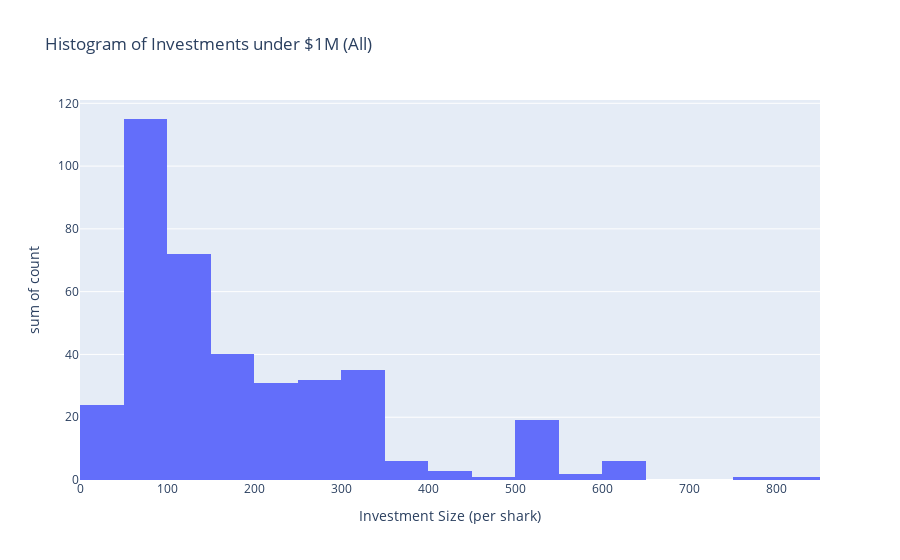

The notebook cell saved with this chart:
### Code cell
# Histogram of all investments under $1M
under1m_df = industry_df[industry_df['value'] < 1000000]

px.histogram(under1m_df, 
                   x="value_k", 
                   y="count", 
                   title = "Histogram of Investments under $1M ("+industry_selected+")"
            ).update_layout(xaxis_title = "Investment Size (per shark)"
            ).show()

### Figure 1 — Plotly figure (JSON) as saved in the notebook; plotly's stock layout.template omitted (floating-point values rounded to 4 significant figures; data arrays with more than 128 entries replaced by an {"elided": "..."} marker saying what was removed)
{"data": [{"alignmentgroup": "True", "bingroup": "x", "histfunc": "sum", "hovertemplate": "value_k=%{x}<br>sum of count=%{y}<extra></extra>", "legendgroup": "", "marker": {"color": "#636efa", "pattern": {"shape": ""}}, "name": "", "offsetgroup": "", "orientation": "v", "showlegend": false, "type": "histogram", "x": {"elided": "388 float values"}, "xaxis": "x", "y": {"elided": "388 int values"}, "yaxis": "y"}], "layout": {"barmode": "relative", "legend": {"tracegroupgap": 0}, "title": {"text": "Histogram of Investments under $1M (All)"}, "xaxis": {"anchor": "y", "domain": [0, 1], "title": {"text": "Investment Size (per shark)"}}, "yaxis": {"anchor": "x", "domain": [0, 1], "title": {"text": "sum of count"}}}}
